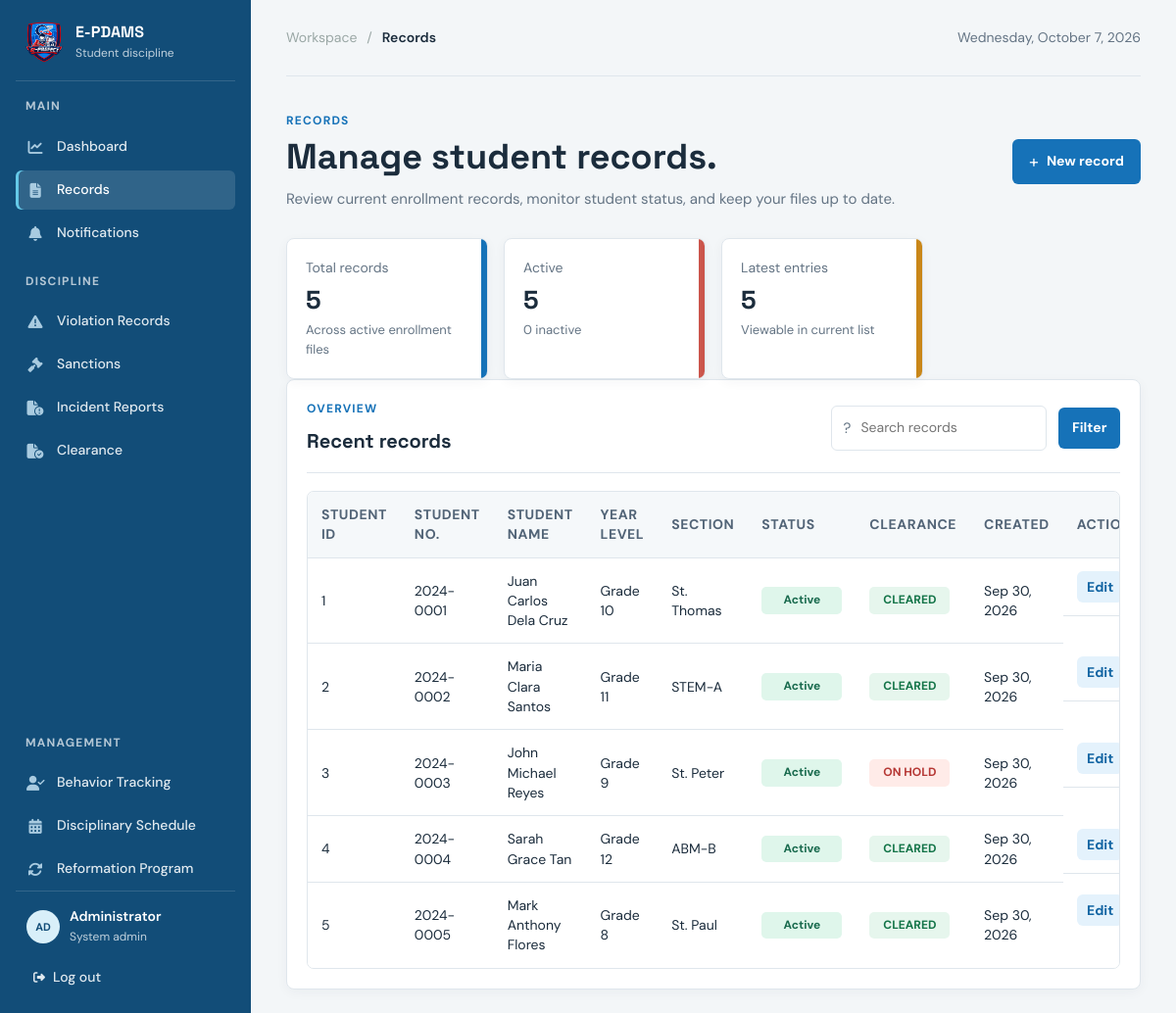
/pages/admin/records.php, run on the app's committed database.
### tables this page shows
CREATE TABLE `students` (
  `student_id` int(11) NOT NULL,
  `student_number` varchar(50) NOT NULL,
  `first_name` varchar(50) NOT NULL,
  `middle_name` varchar(50) DEFAULT NULL,
  `last_name` varchar(50) NOT NULL,
  `gender` varchar(20) DEFAULT NULL,
  `grade_level` varchar(50) DEFAULT NULL,
  `section` varchar(50) DEFAULT NULL,
  `parent_name` varchar(100) DEFAULT NULL,
  `parent_contact` varchar(50) DEFAULT NULL,
  `parent_email` varchar(100) DEFAULT NULL,
  `address` text DEFAULT NULL,
  `status` varchar(20) NOT NULL DEFAULT 'Active',
  `created_at` timestamp NOT NULL DEFAULT current_timestamp()
);

CREATE TABLE `clearance_hold` (
  `hold_id` int(11) NOT NULL,
  `student_id` int(11) NOT NULL,
  `incident_id` int(11) DEFAULT NULL,
  `violation_id` int(11) DEFAULT NULL,
  `reason` text NOT NULL,
  `placed_by` int(11) DEFAULT NULL,
  `hold_date` date NOT NULL,
  `expected_resolution_date` date DEFAULT NULL,
  `status` varchar(30) NOT NULL DEFAULT 'ON_HOLD',
  `resolution_date` date DEFAULT NULL,
  `resolution_type` varchar(50) DEFAULT NULL,
  `resolution_notes` text DEFAULT NULL,
  `resolved_by` int(11) DEFAULT NULL,
  `release_date` date DEFAULT NULL,
  `released_date` date DEFAULT NULL,
  `release_reason` text DEFAULT NULL,
  `release_notes` text DEFAULT NULL,
  `released_by` int(11) DEFAULT NULL,
  `notes` text DEFAULT NULL,
  `created_at` timestamp NOT NULL DEFAULT current_timestamp(),
  `updated_at` timestamp NOT NULL DEFAULT current_timestamp() ON UPDATE current_timestamp()
);

### server/db.php (called while the page is built, shortened)
<?php
function sanitizeString($value, $maxLength = 255)
{
    $clean = str_replace(chr(0), '', (string) $value);
    $clean = preg_replace('@<(script|style)[^>]*?>.*?</\\1>@si', '', $clean);
    $clean = strip_tags($clean);
    $clean = trim($clean);
    return $clean;
}

### pages/admin/records.php (the view, shortened to what this page needs)
<?php
require_once '../../server/db.php';
$search = sanitizeString($_GET['search'] ?? '', 100);
$totalRecords = 0;
$activeRecords = 0;
$inactiveRecords = 0;
$records = [];
$conn = getDbConnection();
if ($conn) {
    $baseQuery = "SELECT s.student_id, s.student_number, CONCAT(s.first_name, ' ', COALESCE(s.middle_name, ''), ' ', s.last_name) AS full_name, s.grade_level, s.section, s.status, s.created_at, h.hold_id AS clearance_hold_id, h.status AS clearance_hold_status FROM students s LEFT JOIN clearance_hold h ON h.hold_id = (SELECT latest.hold_id FROM clearance_hold latest WHERE latest.student_id = s.student_id ORDER BY latest.hold_date DESC, latest.hold_id DESC LIMIT 1)";
    if ($search !== '') {
        $sql = $baseQuery . " WHERE s.student_number LIKE ? OR s.first_name LIKE ? OR s.last_name LIKE ? OR CONCAT(s.first_name, ' ', COALESCE(s.middle_name, ''), ' ', s.last_name) LIKE ? ORDER BY s.created_at DESC LIMIT 50";
        $stmt = $conn->prepare($sql);
        if ($stmt) {
            $like = '%' . $search . '%';
            $stmt->bind_param('ssss', $like, $like, $like, $like);
            $stmt->execute();
            $recordsResult = $stmt->get_result();
            while ($row = $recordsResult->fetch_assoc()) {
                $records[] = $row;
            }
            $stmt->close();
        }
    } else {
        $sql = $baseQuery . " ORDER BY s.created_at DESC LIMIT 50";
        $stmt = $conn->prepare($sql);
        if ($stmt) {
            $stmt->execute();
            $recordsResult = $stmt->get_result();
            while ($row = $recordsResult->fetch_assoc()) {
                $records[] = $row;
            }
        }
    }
    $summaryQuery = "SELECT COUNT(*) AS total_records, SUM(CASE WHEN status = 'Active' THEN 1 ELSE 0 END) AS active_records, SUM(CASE WHEN status = 'Inactive' THEN 1 ELSE 0 END) AS inactive_records FROM students";
    $summaryStmt = $conn->prepare($summaryQuery);
    if ($summaryStmt) {
        $summaryStmt->execute();
        $summaryRow = $summaryStmt->get_result()->fetch_assoc();
        $totalRecords = (int) ($summaryRow['total_records'] ?? 0);
        $activeRecords = (int) ($summaryRow['active_records'] ?? 0);
        $inactiveRecords = (int) ($summaryRow['inactive_records'] ?? 0);
    }
} else {
    $dbError = 'Database connection failed. Start the MySQL service and refresh the page.';
}
$todayLabel = date('l, F j, Y');
?>
<!DOCTYPE html>
<html lang="en">
<head>
    <link rel="stylesheet" href="../css/style.css?v=animations-v1">
    <link rel="stylesheet" href="https://cdnjs.cloudflare.com/ajax/libs/font-awesome/6.5.2/css/all.min.css">
</head>
<body>
    <div class="dashboard-shell">
        <aside class="sidebar" id="sidebar" aria-label="Primary navigation">
            <div class="sidebar-header">
                <div class="sidebar-brand">
                    <img src="../../assets/logo.png" alt="E-PDAMS Logo" class="brand-logo-img">
                    <div><strong>E-PDAMS</strong><span>Student discipline</span></div>
                </div>
            </div>
            <nav class="sidebar-nav">
                <p class="nav-label">Main</p>
                <a class="nav-link" href="dashboard.php">
                    <i class="fa-solid fa-chart-line nav-icon"></i>
                    <span>Dashboard</span>
                </a>
                <a class="nav-link active" href="records.php" aria-current="page">
                    <i class="fa-solid fa-file-lines nav-icon"></i>
                    <span>Records</span>
                </a>
                <a class="nav-link" href="ParentNotificationTool.php">
                    <i class="fa-solid fa-bell nav-icon"></i>
                    <span>Notifications</span>
                </a>
                <p class="nav-label">Discipline</p>
                <a class="nav-link" href="violationSetup.php">
                    <i class="fa-solid fa-triangle-exclamation nav-icon"></i>
                    <span>Violation Records</span>
                </a>
                <a class="nav-link" href="sanction.php">
                    <i class="fa-solid fa-gavel nav-icon"></i>
                    <span>Sanctions</span>
                </a>
                <a class="nav-link" href="IncidentReports.php">
                    <i class="fa-solid fa-file-circle-exclamation nav-icon"></i>
                    <span>Incident Reports</span>
                </a>
                <a class="nav-link" href="clearance.php">
                    <i class="fa-solid fa-file-circle-check nav-icon"></i>
                    <span>Clearance</span>
                </a>
                <p class="nav-label">Management</p>
                <a class="nav-link" href="behaviorTracking.php">
                    <i class="fa-solid fa-user-check nav-icon"></i>
                    <span>Behavior Tracking</span>
                </a>
                <a class="nav-link" href="disciplinarySchedule.php">
                    <i class="fa-solid fa-calendar-days nav-icon"></i>
                    <span>Disciplinary Schedule</span>
                </a>
                <a class="nav-link" href="reformationProgram.php">
                    <i class="fa-solid fa-rotate nav-icon"></i>
                    <span>Reformation Program</span>
                </a>
            </nav>
            <div class="sidebar-footer">
                <div class="profile-chip">
                    <div class="profile-avatar">AD</div>
                    <div><strong>Administrator</strong><span>System admin</span></div>
                </div>
                <a class="logout-link" href="../../auth/auth_logout.php">
                    <i class="fa-solid fa-right-from-bracket quit"></i>
                    <span>Log out</span>
                </a>
            </div>
        </aside>
        <main class="main-content">
            <header class="topbar">
                <div class="breadcrumb"><span>Workspace</span><span aria-hidden="true">/</span><strong>Records</strong></div>
                <div class="topbar-date"><?= htmlspecialchars($todayLabel); ?></div>
            </header>
            <section class="page-heading">
                <div>
                    <p class="eyebrow">Records</p>
                    <h1>Manage student records.</h1>
                    <p class="heading-copy">Review current enrollment records, monitor student status, and keep your files up to date.</p>
                </div>
                <button class="primary-button" id="new-record-button" type="button"><span aria-hidden="true">+</span>New record</button>
            </section>
            <section class="metrics" aria-label="Records summary">
                <article class="metric-card accent-teal"><span>Total records</span><strong><?= number_format($totalRecords); ?></strong><small>Across active enrollment files</small></article>
                <article class="metric-card accent-coral"><span>Active</span><strong><?= number_format($activeRecords); ?></strong><small><?= number_format($inactiveRecords); ?> inactive</small></article>
                <article class="metric-card accent-yellow"><span>Latest entries</span><strong><?= count($records); ?></strong><small>Viewable in current list</small></article>
            </section>
            <section class="activity-panel" id="records-panel">
                <div class="panel-heading">
                    <div>
                        <p class="eyebrow">Overview</p>
                        <h2>Recent records</h2>
                    </div>
                    <div class="records-toolbar">
                        <form method="get" action="records.php" class="records-search-form">
                            <label class="search-box" aria-label="Search records">
                                <span aria-hidden="true">?</span>
                                <input type="search" name="search" value="<?= htmlspecialchars($search); ?>" placeholder="Search records" aria-label="Search records">
                            </label>
                            <button class="primary-button small-button" type="submit">Filter</button>
                        </form>
                    </div>
                </div>
                <div class="records-table-wrap">
                    <table class="records-table">
                        <thead>
                            <tr>
                                <th>Student ID</th>
                                <th>Student no.</th>
                                <th>Student name</th>
                                <th>Year level</th>
                                <th>Section</th>
                                <th>Status</th>
                                <th>Clearance</th>
                                <th>Created</th>
                                <th>Actions</th>
                            </tr>
                        </thead>
                        <tbody>
                            <?php if (!empty($records)): ?>
                                <?php foreach ($records as $record): ?>
                                    <?php
                                    $status = strtolower(trim((string) ($record['status'] ?? '')));
                                    $badgeClass = 'approved';
                                    if ($status === 'inactive') {
                                        $badgeClass = 'archived';
                                    } elseif ($status === 'pending') {
                                        $badgeClass = 'pending';
                                    } elseif ($status === 'active') {
                                        $badgeClass = 'approved';
                                    } else {
                                        $badgeClass = 'review';
                                    }
                                    ?>
                                    <tr>
                                        <td><?= htmlspecialchars((string) ($record['student_id'] ?? '')); ?></td>
                                        <td><?= htmlspecialchars((string) ($record['student_number'] ?? '')); ?></td>
                                        <td><?= htmlspecialchars((string) ($record['full_name'] ?? '')); ?></td>
                                        <td><?= htmlspecialchars((string) ($record['grade_level'] ?? '')); ?></td>
                                        <td><?= htmlspecialchars((string) ($record['section'] ?? '')); ?></td>
                                        <td><span class="status-badge <?= $badgeClass; ?>"><?= htmlspecialchars(ucfirst((string) ($record['status'] ?? 'Unknown'))); ?></span></td>
                                        <?php $clearanceHoldActive = in_array(strtolower((string) ($record['clearance_hold_status'] ?? '')), ['active', 'on_hold'], true); ?>
                                        <td><span class="status-badge clearance-status <?= $clearanceHoldActive ? 'on_hold' : 'cleared'; ?>"><?= $clearanceHoldActive ? 'ON HOLD' : 'CLEARED'; ?></span></td>
                                        <td><?= htmlspecialchars(date('M j, Y', strtotime((string) ($record['created_at'] ?? 'now')))); ?></td>
                                        <td class="record-actions">
                                            <button class="table-action edit-record" type="button" data-record='<?= htmlspecialchars(json_encode($record), ENT_QUOTES, 'UTF-8'); ?>'>Edit</button>
                                        </td>
                                    </tr>
                                <?php endforeach; ?>
                            <?php endif; ?>
                        </tbody>
                    </table>
                </div>
            </section>
        </main>
    </div>
</body>
</html>

### data on the page
students: student_id "1", student_number "2024-0001", full_name "Juan Carlos Dela Cruz", grade_level "Grade 10", section "St. Thomas", status "Active", shows "CLEARED", created_at "Sep 30, 2026"
students: student_id "2", student_number "2024-0002", full_name "Maria Clara Santos", grade_level "Grade 11", section "STEM-A", status "Active", shows "CLEARED", created_at "Sep 30, 2026"
clearance_hold: student.student_id "3", student.student_number "2024-0003", full_name "John Michael Reyes", student.grade_level "Grade 9", student.section "St. Peter", student.status "Active", status "ON HOLD", student.created_at "Sep 30, 2026"
students: student_id "4", student_number "2024-0004", full_name "Sarah Grace Tan", grade_level "Grade 12", section "ABM-B", status "Active", shows "CLEARED", created_at "Sep 30, 2026"
students: student_id "5", student_number "2024-0005", full_name "Mark Anthony Flores", grade_level "Grade 8", section "St. Paul", status "Active", shows "CLEARED", created_at "Sep 30, 2026"

### other printed values
$totalRecords "5"
$activeRecords "5"
$inactiveRecords "0"
count($records) "5"
